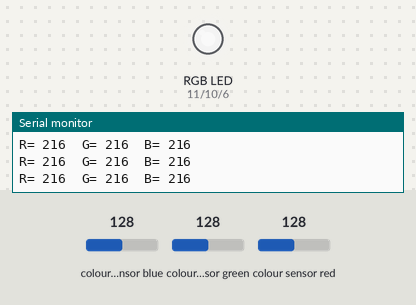
Simulated run of this sketch. Board: Arduino Uno, built with avr-gcc and run on an emulated ATmega328P. Parts: an RGB LED mixed from three pins (HIGH = lit), the last lines printed to the serial monitor. Wiring (inferred from the names in the program): TCS3200 colour sensor: output pin 7; S2 pin 4; S3 pin 5; S0 pin 2; S1 pin 3. Inputs (shaded band) come from the test bench; at power-on: colour sensor blue 128, colour sensor green 128, colour sensor red 128. Pins used as bus, display or sensor lines are not drawn.

Above: at 1.2 s.
1.3 s: colour sensor blue set to 5
At 2.2 s:
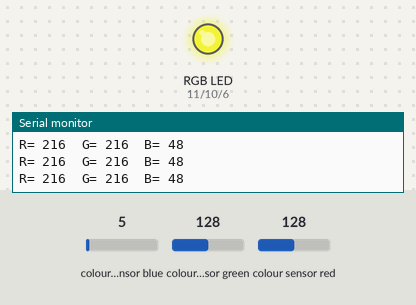
3.0 s: colour sensor green set to 124
At 3.9 s:
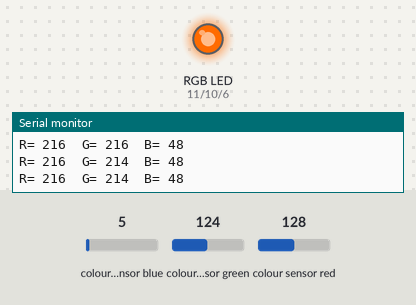
5.0 s: colour sensor red set to 122
At 6.7 s:
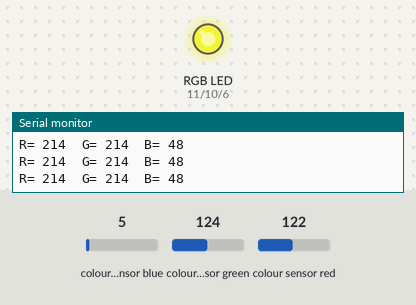
7.0 s: colour sensor blue set to 64
At 8.3 s:
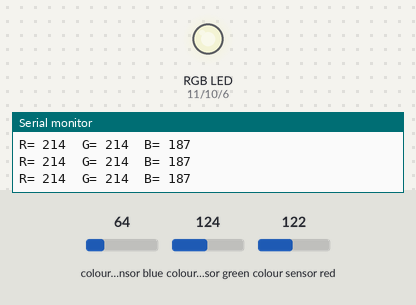
8.6 s: colour sensor green set to 117
At 10.0 s:
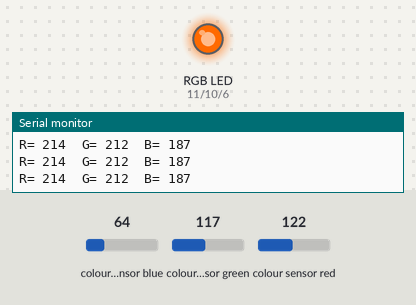
10.6 s: colour sensor red set to 5
At 11.7 s:
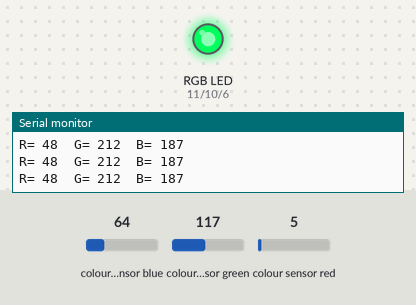
Timing chart, 0 to 13.6 s (numbered marks = the images above; inputs shaded):
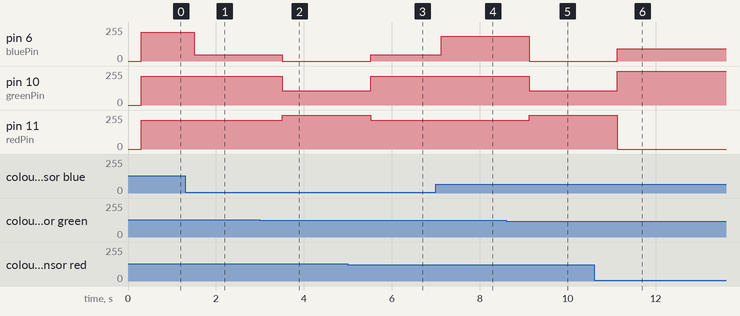

Measured:
- the behaviour switches between 128 and 127 on colour sensor green (found by bisection; images 1 and 2)
- the behaviour switches between 125 and 124 on colour sensor red (found by bisection; images 2 and 3)
- the behaviour switches between 121 and 120 on colour sensor green (found by bisection; images 4 and 5)
- after the input at 1.3 s, pin 6 (bluePin): 216/255 → 48/255 after 0.20 s
- after the input at 3.0 s, pin 6 (bluePin): 48/255 → 0/255 after 0.51 s; pin 10 (greenPin): 216/255 → 107/255 after 0.51 s; pin 11 (redPin): 216/255 → 255/255 after 0.51 s
- after the input at 5.0 s, pin 6 (bluePin): 0/255 → 48/255 after 0.52 s; pin 10 (greenPin): 107/255 → 214/255 after 0.52 s; pin 11 (redPin): 255/255 → 214/255 after 0.52 s
- after the input at 7.0 s, pin 6 (bluePin): 48/255 → 187/255 after 0.12 s
- after the input at 8.6 s, pin 6 (bluePin): 187/255 → 0/255 after 0.53 s; pin 10 (greenPin): 214/255 → 106/255 after 0.53 s; pin 11 (redPin): 214/255 → 255/255 after 0.53 s
- after the input at 10.6 s, pin 6 (bluePin): 0/255 → 93/255 after 0.53 s; pin 10 (greenPin): 106/255 → 255/255 after 0.53 s; pin 11 (redPin): 255/255 → 0/255 after 0.53 s

The sketch:

coloursensor.ino
```cpp
#define S0 2
#define S1 3
#define S2 4
#define S3 5
#define sensorOut 7

int redPin=11;
int greenPin=10;
int bluePin=6;
int rcolourstrength=0;
int gcolourstrength=0;
int bcolourstrength=0;


void setup() {
  pinMode(S0, OUTPUT);
  pinMode(S1, OUTPUT);
  pinMode(S2, OUTPUT);
  pinMode(S3, OUTPUT);
  pinMode(sensorOut, INPUT);

  // Setting frequency-scaling to 20%
  digitalWrite(S0,HIGH);
  digitalWrite(S1,LOW);

  Serial.begin(9600);
}

void loop() {
  // Setting red colour to be read
  digitalWrite(S2,LOW);
  digitalWrite(S3,LOW);
  // Reading the output frequency
  rcolourstrength= pulseIn(sensorOut, LOW);
  rcolourstrength=255-rcolourstrength;
  // Printing the value on the serial monitor
  Serial.print("R= ");//printing name
  Serial.print(rcolourstrength);//printing RED color frequency
  Serial.print("  ");
  delay(100);

  // Setting Green colour to be read
  digitalWrite(S2,HIGH);
  digitalWrite(S3,HIGH);
  // Reading the output frequency
  gcolourstrength = pulseIn(sensorOut, LOW);
  gcolourstrength=255-gcolourstrength;
  // Printing the value on the serial monitor
  Serial.print("G= ");//printing name
  Serial.print(gcolourstrength);//printing GREEN color frequency
  Serial.print("  ");
  delay(100);

  // Setting Blue colour to be read
  digitalWrite(S2,LOW);
  digitalWrite(S3,HIGH);
  // Reading the output frequency
  bcolourstrength = pulseIn(sensorOut, LOW);
  bcolourstrength=255-bcolourstrength;
  // Printing the value on the serial monitor
  Serial.print("B= ");//printing name
  Serial.print(bcolourstrength);//printing BLUE color strength
  Serial.println("  ");
  delay(100);


  if(rcolourstrength>gcolourstrength && gcolourstrength>bcolourstrength ){
    rcolourstrength=255;
    gcolourstrength=gcolourstrength/2;
    bcolourstrength=0;
  }
    if(rcolourstrength>bcolourstrength && bcolourstrength>gcolourstrength ){
    rcolourstrength=255;
    bcolourstrength=bcolourstrength/2;
    gcolourstrength=0;
  }
    if(gcolourstrength>rcolourstrength && rcolourstrength>bcolourstrength ){
    gcolourstrength=255;
    rcolourstrength=rcolourstrength/2;
    bcolourstrength=0;
  }
    if(gcolourstrength>bcolourstrength && bcolourstrength>rcolourstrength ){
    gcolourstrength=255;
    bcolourstrength=bcolourstrength/2;
    rcolourstrength=0;
  }
    if(rcolourstrength>bcolourstrength && bcolourstrength>gcolourstrength ){
    rcolourstrength=255;
    bcolourstrength=bcolourstrength/2;
    gcolourstrength=0;
  }
    if(bcolourstrength>rcolourstrength && rcolourstrength>gcolourstrength ){
    bcolourstrength=255;
    rcolourstrength=rcolourstrength/2;
    gcolourstrength=0;
  }
    if(bcolourstrength>gcolourstrength && gcolourstrength>rcolourstrength ){
    bcolourstrength=255;
    gcolourstrength=gcolourstrength/2;
    rcolourstrength=0;
  }
  analogWrite(redPin,rcolourstrength);
  analogWrite(greenPin,gcolourstrength);
  analogWrite(bluePin,bcolourstrength);
  delay(100);
}
```
